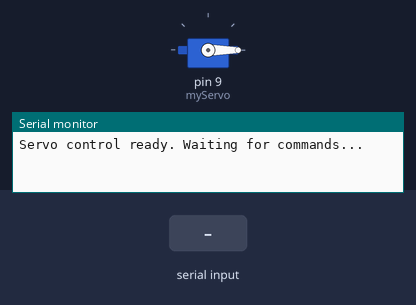
Recording of a sketch running on a simulated Arduino Uno, built with avr-gcc and run on an emulated ATmega328P. Parts: servo, the last lines printed to the serial monitor. The test bench sets the inputs (shaded band).

Above: at 1.2 s.
1.3 s: "01\n" received over Serial
At 2.4 s:
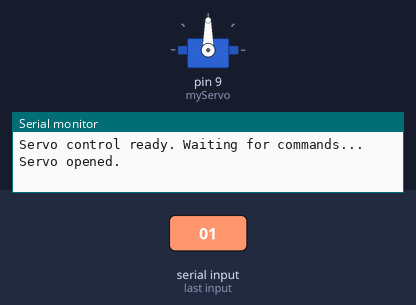
2.8 s: "00\n" received over Serial
At 3.6 s:
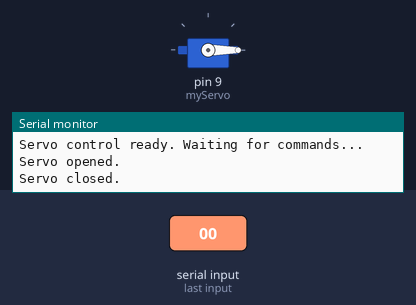
Timing chart, 0 to 5.8 s (numbered marks = the images above; inputs shaded):
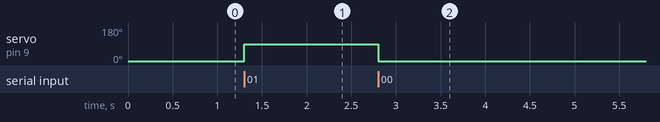

Measured:
- after the input at 1.3 s, servo on pin 9 (myServo): 0° → 90° at once
- after the input at 2.8 s, servo on pin 9 (myServo): 90° → 0° at once

The sketch:

arduino.ino
```cpp
#include <Servo.h>

Servo myServo;

const int CLOSE_POSITION = 0;
const int OPEN_POSITION = 90;

void setup() {
  myServo.attach(9);
  myServo.write(CLOSE_POSITION);
  Serial.begin(9600);
  Serial.println("Servo control ready. Waiting for commands...");
}

void loop() {
  if (Serial.available()) {
    String command = Serial.readStringUntil('\n');
    command.trim();
    if (command == "00") {
      myServo.write(CLOSE_POSITION);
      Serial.println("Servo closed.");
    } else if (command == "01") {
      myServo.write(OPEN_POSITION);
      Serial.println("Servo opened.");
    } else {
      Serial.println("Invalid command.");
    }
  }
}
```
